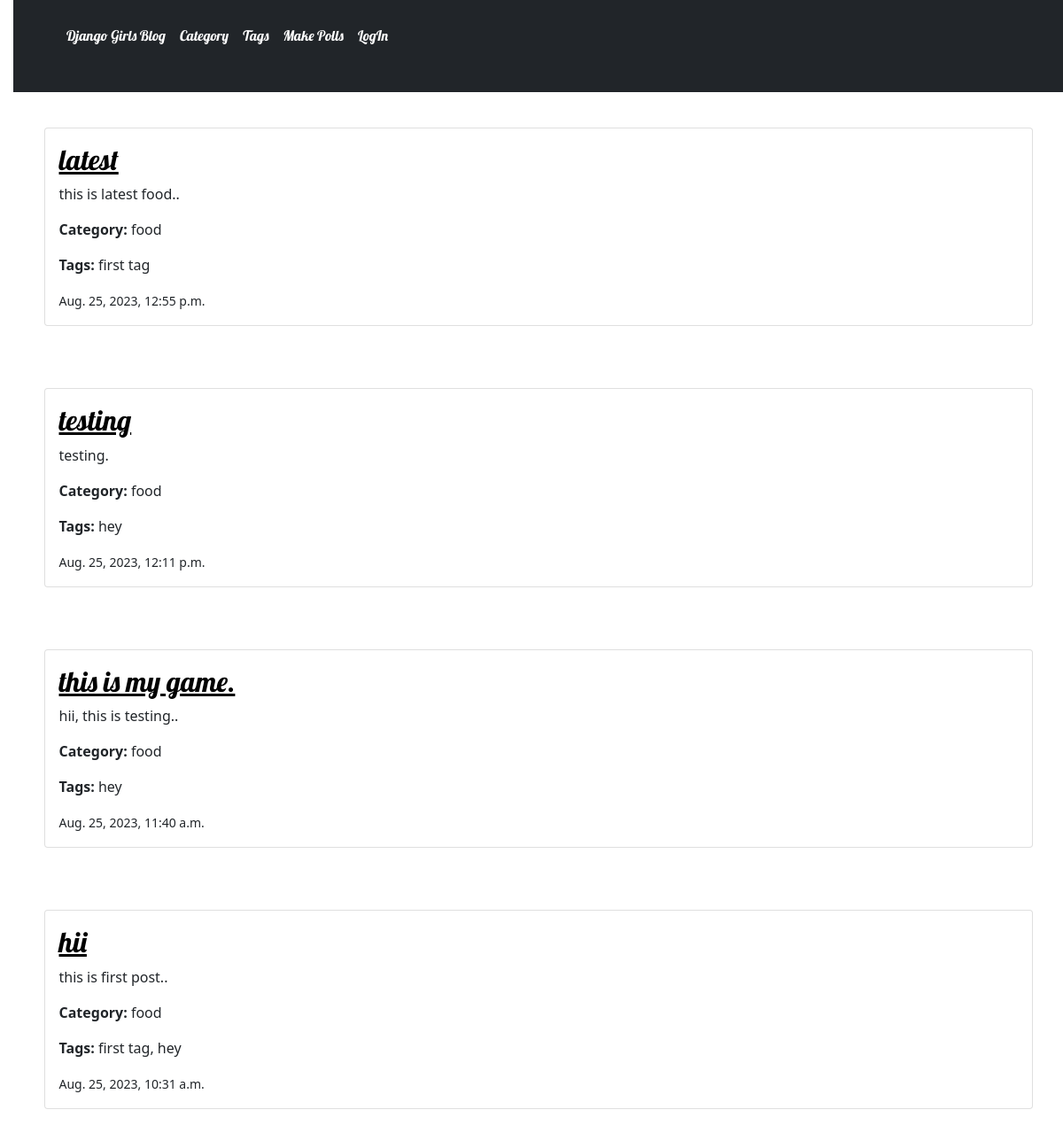
The page /categories/2/post_by_categories/ on the database as committed earlier.
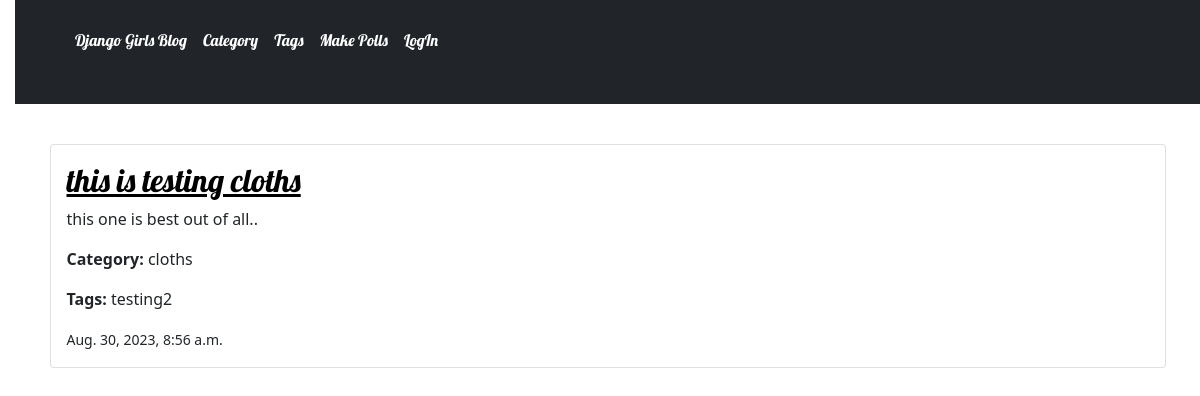
The same page on the database as committed later.
### blog/models.py (models this page shows, shortened)
class Post(models.Model):
    author = models.ForeignKey(User, on_delete=models.CASCADE)
    category = models.ForeignKey(Category, on_delete=models.CASCADE)
    tags = models.ManyToManyField(Tag)
    title = models.CharField(max_length=200)
    text = models.TextField()
    feature_img = models.ImageField(upload_to='post/feture',blank=True, null=True)
    thumbnail_img = models.ImageField(upload_to='post/thumbnail',blank=True, null=True)
    slug = AutoSlugField(populate_from='title', unique=True, default=None, null=True)
    created_date = models.DateTimeField(default=timezone.now)
    published_date = models.DateTimeField(blank=True, null=True)
    class Meta:
        ordering = ['-created_date',]

class Category(models.Model):
    name = models.CharField(max_length=60)
    desc = models.TextField()
    image = models.ImageField(upload_to='cat')
    slug = AutoSlugField(populate_from='name', unique=True, default=None, null=True)

class Tag(models.Model):
    name = models.CharField(max_length=60)
    desc = models.TextField()
    image = models.ImageField(upload_to='cat')
    def __str__(self):
        return self.name

### blog/views.py (the view)
# urls.py: path('categories/<int:pk>/post_by_categories/', views.category_wise_post, name='category_wise_post'),
def category_wise_post(request, pk):
    category = Category.objects.get(pk=pk)
    post_list = Post.objects.filter(category=category)
    return render(request, 'blog/category_wise_post.html', {'post_list': post_list})

### blog/templates/blog/category_wise_post.html
{% extends 'blog/base.html' %}
{% block content %}
    {% for post in post_list %}
        <article class="post">
            <div class="card mb-3">
                <div class="card-body">
                <h2  class="card-title"><a href="{% url 'post_detail' slug=post.slug %}">{{ post.title }}</a></h2>
                <p class="card-text">{{ post.text|linebreaksbr }}.</p>
                <p><strong>Category:</strong> {{ post.category.name }}</p>
                <p><strong>Tags:</strong> {{ post.tags.all|join:", " }}</p>
                <p class="card-text"><small class="text-body-secondary">{{ post.published_date }}</small></p>
            </div>
        </div>
        </article>
    {% endfor %}
{% endblock %}

Rows that differ between the two databases and show on the page:
removed Post: title "latest", text "this is latest food.", category.name "food", tags.all "first tag", published_date "Aug. 25, 2023, 12:55 p.m."
removed Post: title "testing", text "testing", category.name "food", tags.all "hey", published_date "Aug. 25, 2023, 12:11 p.m."
no longer on this page (row edited): Post: title "this is my game.", text "hii, this is testing.", category.name "food", tags.all "hey", published_date "Aug. 25, 2023, 11:40 a.m."
no longer on this page (row edited): Post: title "hii", text "this is first post.", category.name "food", tags.all "first tag, hey", published_date "Aug. 25, 2023, 10:31 a.m."
now on this page (row edited): Post: title "this is testing cloths", text "this one is best out of all.", category.name "cloths", tags.all "testing2", published_date "Aug. 30, 2023, 8:56 a.m."
